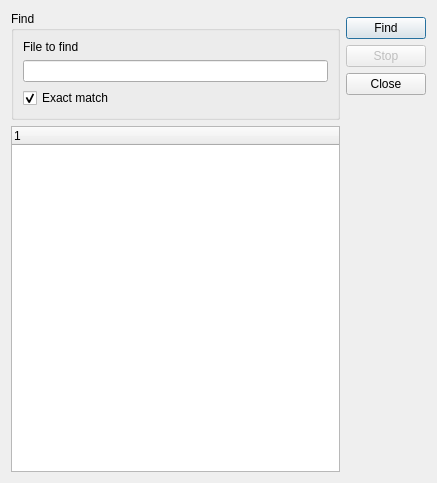
<?xml version="1.0" encoding="UTF-8"?>
<ui version="4.0">
 <class>FindDialog</class>
 <widget class="QDialog" name="FindDialog">
  <property name="geometry">
   <rect>
    <x>0</x>
    <y>0</y>
    <width>437</width>
    <height>483</height>
   </rect>
  </property>
  <property name="windowTitle">
   <string/>
  </property>
  <layout class="QGridLayout">
   <item row="0" column="0">
    <layout class="QVBoxLayout">
     <item>
      <widget class="QGroupBox" name="gbFind">
       <property name="title">
        <string>Find</string>
       </property>
       <layout class="QVBoxLayout">
        <item>
         <widget class="QLabel" name="lblFileToFind">
          <property name="text">
           <string>File to find</string>
          </property>
         </widget>
        </item>
        <item>
         <widget class="SearchLineEdit" name="leFileToFind"/>
        </item>
        <item>
         <widget class="QCheckBox" name="ckbExactMatch">
          <property name="font">
           <font>
            <pointsize>9</pointsize>
           </font>
          </property>
          <property name="text">
           <string>Exact match</string>
          </property>
          <property name="checked">
           <bool>true</bool>
          </property>
         </widget>
        </item>
       </layout>
      </widget>
     </item>
     <item>
      <widget class="QTreeWidget" name="twFindResults">
       <property name="font">
        <font>
         <pointsize>9</pointsize>
        </font>
       </property>
      </widget>
     </item>
    </layout>
   </item>
   <item row="0" column="1">
    <layout class="QVBoxLayout">
     <item>
      <spacer>
       <property name="orientation">
        <enum>Qt::Vertical</enum>
       </property>
       <property name="sizeType">
        <enum>QSizePolicy::Fixed</enum>
       </property>
       <property name="sizeHint" stdset="0">
        <size>
         <width>20</width>
         <height>6</height>
        </size>
       </property>
      </spacer>
     </item>
     <item>
      <widget class="QPushButton" name="bFind">
       <property name="font">
        <font>
         <pointsize>9</pointsize>
        </font>
       </property>
       <property name="styleSheet">
        <string notr="true"/>
       </property>
       <property name="text">
        <string>Find</string>
       </property>
      </widget>
     </item>
     <item>
      <widget class="QPushButton" name="bStop">
       <property name="enabled">
        <bool>false</bool>
       </property>
       <property name="font">
        <font>
         <pointsize>9</pointsize>
        </font>
       </property>
       <property name="styleSheet">
        <string notr="true"/>
       </property>
       <property name="text">
        <string>Stop</string>
       </property>
      </widget>
     </item>
     <item>
      <widget class="QPushButton" name="bClose">
       <property name="font">
        <font>
         <pointsize>9</pointsize>
        </font>
       </property>
       <property name="styleSheet">
        <string notr="true"/>
       </property>
       <property name="text">
        <string>Close</string>
       </property>
      </widget>
     </item>
     <item>
      <spacer>
       <property name="orientation">
        <enum>Qt::Vertical</enum>
       </property>
       <property name="sizeHint" stdset="0">
        <size>
         <width>20</width>
         <height>181</height>
        </size>
       </property>
      </spacer>
     </item>
    </layout>
   </item>
  </layout>
 </widget>
 <customwidgets>
  <customwidget>
   <class>SearchLineEdit</class>
   <extends>QLineEdit</extends>
   <header>../src/searchlineedit.h</header>
  </customwidget>
 </customwidgets>
 <resources/>
 <connections/>
</ui>
